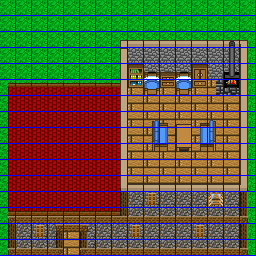

The image is a tile-based game level rendered from a .tmx file. Its description and source (layers, tilesets, objects; grid data summarised) follow:
An orthogonal 32x32 tile map with 8x8 px tiles, 3 tile layers (BG, FG, Grid), 1 hidden layer not drawn, 4 tilesets and 6 objects (2x Event).

<map version="1.5" tiledversion="1.5.0" orientation="orthogonal" renderorder="right-down" width="32" height="32" tilewidth="8" tileheight="8" infinite="0" backgroundcolor="#000000" nextlayerid="7" nextobjectid="7">
 <properties>
  <property name="Flags" value="clipUp,clipDown,clipLeft,clipRight" />
  <property name="Max Steps" type="int" value="0" />
  <property name="Min Steps" type="int" value="0" />
  <property name="On Load Event">ifSwitch(1, ON)
  changeSprite("Antidote", +1)
endIf</property>
  <property name="music" value="tavern" />
 </properties>
 <tileset firstgid="1" source="../../../tilesets/interior.tsx" />
 <tileset firstgid="129" source="../../../Tiled/grid.tsx" />
 <tileset firstgid="130" source="../../../Tiled/passability.tsx" />
 <tileset firstgid="131" source="../../../Tiled/sprites.tsx" />
 <layer id="1" name="BG" width="32" height="32">
  <data>[1024 cells, 1024 non-empty, 71 distinct tile ids]</data>
 </layer>
 <objectgroup id="4" name="Events" offsetx="0" offsety="4">
  <object id="5" name="Antidote" type="Event" gid="139" x="176" y="128" width="16" height="24">
   <properties>
    <property name="Flags: Button" type="bool" value="true" />
    <property name="Script">changeSprite(this, +2)
ifSwitch(1, ON)
  showOneLiner("This chest is empty.")
else
  playSoundEffect("getItem", false)
  givePlayerItem("consumable", "Antidote", 1)
  showOneLiner("You found some Antidote.")
endIf
waitButtons()
hideDialog()
turnSwitchOn(1)
changeSprite(this, +1)</property>
   </properties>
  </object>
  <object id="6" name="Teleport to floor1" type="Event" gid="145" x="224" y="176" width="16" height="24">
   <properties>
    <property name="Script">hideScreen("maskOut", 1)
teleport("maps/town1/hall/floor1.dat", 14, 13, "left")
showScreen("instant", 1)</property>
   </properties>
  </object>
 </objectgroup>
 <layer id="2" name="FG" width="32" height="32">
  <data>[1024 cells, 74 non-empty, 28 distinct tile ids]</data>
 </layer>
 <objectgroup id="5" name="Regions" visible="0">
  <object id="1" template="../../../Tiled/region.tx" x="0" y="0" />
  <object id="2" template="../../../Tiled/region.tx" x="128" y="0" />
  <object id="3" template="../../../Tiled/region.tx" x="0" y="128" />
  <object id="4" template="../../../Tiled/region.tx" x="128" y="128" />
 </objectgroup>
 <layer id="6" name="Passability" width="32" height="32" visible="0">
  <data>[1024 cells, 49 non-empty, 1 distinct tile ids]</data>
 </layer>
 <layer id="3" name="Grid" width="32" height="32">
  <data>[1024 cells, 256 non-empty, 1 distinct tile ids]</data>
 </layer>
</map>
